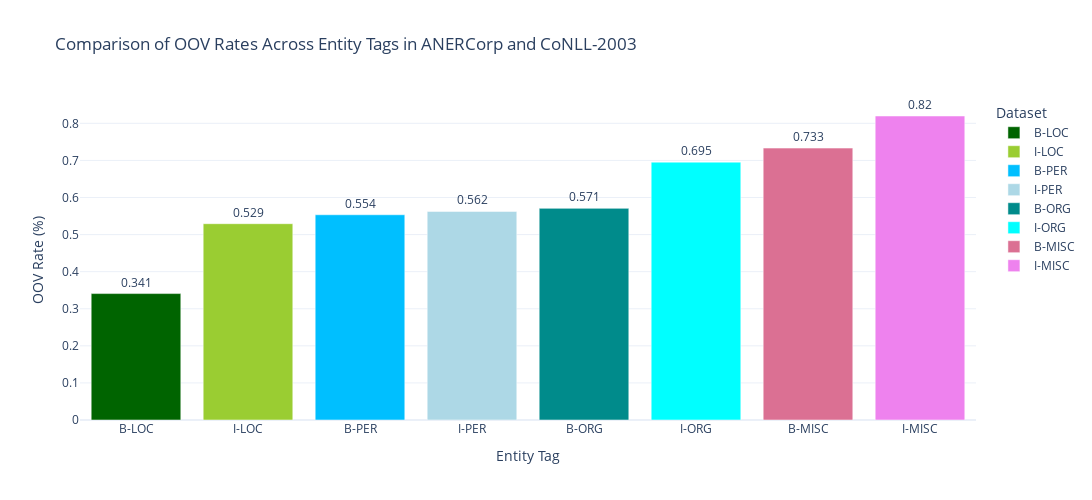

The notebook cell saved with this chart:
### Markdown cell above
# OOV

### Code cell
# Define the datasets and entity tags to analyze
# datasets_of_interest = ["ANERCorp", "CoNLL-2003"]
datasets_of_interest = ["ANERCorp"]
tags_of_interest = ["B-LOC", "I-LOC", "B-PER", "I-PER", "B-ORG", "I-ORG", "B-MISC", "I-MISC"]

# Initialize the analyzer
oov_analyzer = OOVAnalyzer(corpora, datasets_of_interest, tags_of_interest)

# Compute OOV rates
oov_df = oov_analyzer.calculate_oov_rates()

# Visualize OOV rates
oov_analyzer.visualize_oov_rates(oov_df)

### Figure 1 — Plotly figure (JSON) as saved in the notebook; plotly's stock layout.template omitted (floating-point values rounded to 4 significant figures)
{"data": [{"alignmentgroup": "True", "hovertemplate": "Entity Tag=%{x}<br>OOV Rate (%)=%{y}<br>text=%{text}<extra></extra>", "legendgroup": "B-LOC", "marker": {"color": "darkgreen", "pattern": {"shape": ""}}, "name": "B-LOC", "offsetgroup": "B-LOC", "orientation": "v", "showlegend": true, "text": [0.341], "textposition": "outside", "type": "bar", "x": ["B-LOC"], "xaxis": "x", "y": [0.3409], "yaxis": "y"}, {"alignmentgroup": "True", "hovertemplate": "Entity Tag=%{x}<br>OOV Rate (%)=%{y}<br>text=%{text}<extra></extra>", "legendgroup": "I-LOC", "marker": {"color": "yellowgreen", "pattern": {"shape": ""}}, "name": "I-LOC", "offsetgroup": "I-LOC", "orientation": "v", "showlegend": true, "text": [0.529], "textposition": "outside", "type": "bar", "x": ["I-LOC"], "xaxis": "x", "y": [0.5294], "yaxis": "y"}, {"alignmentgroup": "True", "hovertemplate": "Entity Tag=%{x}<br>OOV Rate (%)=%{y}<br>text=%{text}<extra></extra>", "legendgroup": "B-PER", "marker": {"color": "deepskyblue", "pattern": {"shape": ""}}, "name": "B-PER", "offsetgroup": "B-PER", "orientation": "v", "showlegend": true, "text": [0.554], "textposition": "outside", "type": "bar", "x": ["B-PER"], "xaxis": "x", "y": [0.5535], "yaxis": "y"}, {"alignmentgroup": "True", "hovertemplate": "Entity Tag=%{x}<br>OOV Rate (%)=%{y}<br>text=%{text}<extra></extra>", "legendgroup": "I-PER", "marker": {"color": "lightblue", "pattern": {"shape": ""}}, "name": "I-PER", "offsetgroup": "I-PER", "orientation": "v", "showlegend": true, "text": [0.562], "textposition": "outside", "type": "bar", "x": ["I-PER"], "xaxis": "x", "y": [0.5625], "yaxis": "y"}, {"alignmentgroup": "True", "hovertemplate": "Entity Tag=%{x}<br>OOV Rate (%)=%{y}<br>text=%{text}<extra></extra>", "legendgroup": "B-ORG", "marker": {"color": "darkcyan", "pattern": {"shape": ""}}, "name": "B-ORG", "offsetgroup": "B-ORG", "orientation": "v", "showlegend": true, "text": [0.571], "textposition": "outside", "type": "bar", "x": ["B-ORG"], "xaxis": "x", "y": [0.5707], "yaxis": "y"}, {"alignmentgroup": "True", "hovertemplate": "Entity Tag=%{x}<br>OOV Rate (%)=%{y}<br>text=%{text}<extra></extra>", "legendgroup": "I-ORG", "marker": {"color": "cyan", "pattern": {"shape": ""}}, "name": "I-ORG", "offsetgroup": "I-ORG", "orientation": "v", "showlegend": true, "text": [0.695], "textposition": "outside", "type": "bar", "x": ["I-ORG"], "xaxis": "x", "y": [0.6954], "yaxis": "y"}, {"alignmentgroup": "True", "hovertemplate": "Entity Tag=%{x}<br>OOV Rate (%)=%{y}<br>text=%{text}<extra></extra>", "legendgroup": "B-MISC", "marker": {"color": "palevioletred", "pattern": {"shape": ""}}, "name": "B-MISC", "offsetgroup": "B-MISC", "orientation": "v", "showlegend": true, "text": [0.733], "textposition": "outside", "type": "bar", "x": ["B-MISC"], "xaxis": "x", "y": [0.7333], "yaxis": "y"}, {"alignmentgroup": "True", "hovertemplate": "Entity Tag=%{x}<br>OOV Rate (%)=%{y}<br>text=%{text}<extra></extra>", "legendgroup": "I-MISC", "marker": {"color": "violet", "pattern": {"shape": ""}}, "name": "I-MISC", "offsetgroup": "I-MISC", "orientation": "v", "showlegend": true, "text": [0.82], "textposition": "outside", "type": "bar", "x": ["I-MISC"], "xaxis": "x", "y": [0.8198], "yaxis": "y"}], "layout": {"barmode": "relative", "height": 500, "legend": {"title": {"text": "Dataset"}, "tracegroupgap": 0}, "title": {"text": "Comparison of OOV Rates Across Entity Tags in ANERCorp and CoNLL-2003"}, "width": 1200, "xaxis": {"anchor": "y", "categoryarray": ["B-LOC", "I-LOC", "B-PER", "I-PER", "B-ORG", "I-ORG", "B-MISC", "I-MISC"], "categoryorder": "array", "domain": [0, 1], "title": {"text": "Entity Tag"}}, "yaxis": {"anchor": "x", "domain": [0, 1], "title": {"text": "OOV Rate (%)"}}}}
